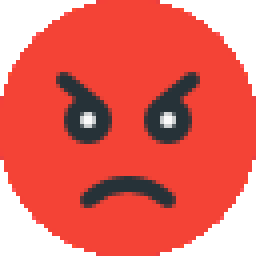
#> input picture utils/emojis/anger.png, 64 x 64 px, found by its file name (shown 4 times larger)
$ python utils.py
#> lines starting #> are read from the running program, lines starting #| are printed output that depends on the picture
from threading import Thread
import numpy as np
import traceback
import time
import six
import sys
import cv2
import os
import re

global colors, classes

# Set the color for the sentiment bars
colors = {
    'anger': (0, 0, 190), 'disgust': (0, 184, 113),
    'fear': (98, 24, 91), 'happiness': (8, 154, 255),
    'sadness': (231, 217, 0), 'surprise': (0, 253, 255),
    'neutral': (200, 200, 200), 'contempt': (200, 200, 200)}

classes = ['neutral', 'happiness', 'surprise', 'sadness',
           'anger', 'disgust', 'fear', 'contempt']

global emojis_names, emojis
emojis_names = [emoji[:-4] for emoji in os.listdir('utils/emojis/')]
emojis = [cv2.imread('utils/emojis/'+emoji+'.png') for emoji in emojis_names]
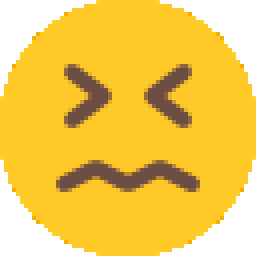
#> input picture utils/emojis/disgust.png, 64 x 64 px, found by its file name (shown 4 times larger)
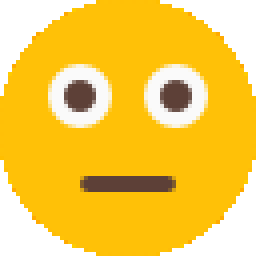
#> input picture utils/emojis/fear.png, 64 x 64 px, found by its file name (shown 4 times larger)
#> emojis = 3 items


# [189 lines left out: functions get_wide_box, weighted_average, draw_box, draw_box_emojis, not called in this run]


class WebcamVideoStream:
    # [66 lines left out: functions __init__, start, update, not called in this run]

    def read(self):
        # return the frame most recently read
        return (self.grabbed, self.frame)

    def stop(self):
        # indicate that the thread should be stopped
        self.stopped = True
